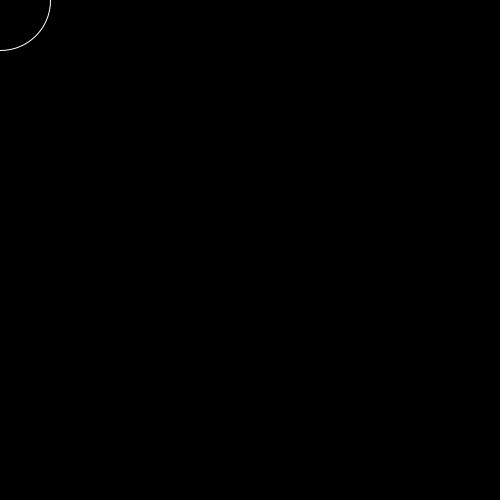
Frame 1 (no input)
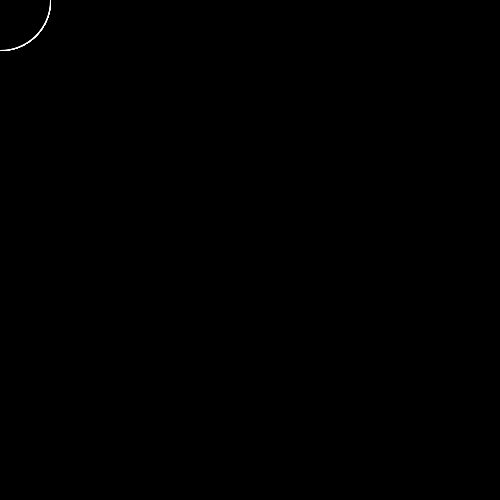
Frame 60 (the mouse pressed at the canvas centre just before this capture)
Frame 120 (the mouse held since frame 60 and released just before this capture): identical to frame 60, image omitted

The Processing sketch that drew these frames (run headless with seeded random() and noise(); from frame 60 on, the mouse is pressed at the canvas centre):

// Processing sketch: processing_27796
// ── processing_27796.pde

void setup(){
  
  size(500,500);
  smooth();
  background(0);
}

void draw(){
  
  float radius;
  //float colour;
  
  radius = map(mouseY, 0, height, -100, 100);
  //colour = map(, 0, width, -255, 255);
  fill(0);
  stroke(255);
  
    if(mousePressed && mouseButton == LEFT){
      stroke(150);
    }
    
    else if(mousePressed && mouseButton == RIGHT){
      stroke(50);
    }
    
  ellipse(mouseX, mouseY, radius, radius);
}
